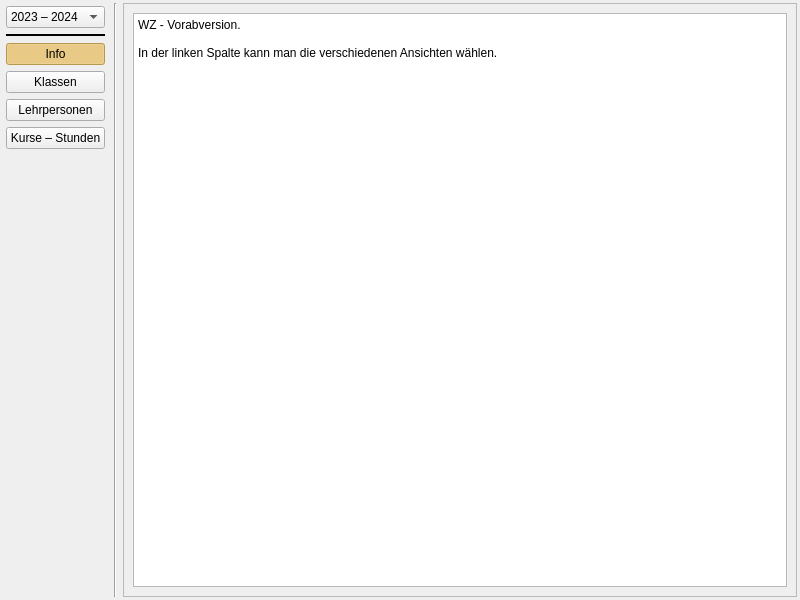
<?xml version="1.0" encoding="UTF-8"?>
<ui version="4.0">
 <class>WZ_main</class>
 <widget class="QWidget" name="WZ_main">
  <property name="geometry">
   <rect>
    <x>0</x>
    <y>0</y>
    <width>800</width>
    <height>600</height>
   </rect>
  </property>
  <property name="windowTitle">
   <string>WZ</string>
  </property>
  <layout class="QHBoxLayout" name="horizontalLayout">
   <property name="leftMargin">
    <number>3</number>
   </property>
   <property name="topMargin">
    <number>3</number>
   </property>
   <property name="rightMargin">
    <number>3</number>
   </property>
   <property name="bottomMargin">
    <number>3</number>
   </property>
   <item>
    <layout class="QVBoxLayout" name="verticalLayout_6">
     <item>
      <widget class="QFrame" name="frame">
       <property name="styleSheet">
        <string notr="true">QPushButton:checked {background-color: #ffd36b;}</string>
       </property>
       <property name="frameShape">
        <enum>QFrame::NoFrame</enum>
       </property>
       <property name="frameShadow">
        <enum>QFrame::Raised</enum>
       </property>
       <layout class="QVBoxLayout" name="verticalLayout">
        <property name="leftMargin">
         <number>3</number>
        </property>
        <property name="topMargin">
         <number>3</number>
        </property>
        <property name="rightMargin">
         <number>3</number>
        </property>
        <property name="bottomMargin">
         <number>3</number>
        </property>
        <item>
         <widget class="QComboBox" name="comboBox">
          <item>
           <property name="text">
            <string>2023 – 2024</string>
           </property>
          </item>
         </widget>
        </item>
        <item>
         <widget class="Line" name="line_2">
          <property name="frameShadow">
           <enum>QFrame::Plain</enum>
          </property>
          <property name="lineWidth">
           <number>2</number>
          </property>
          <property name="orientation">
           <enum>Qt::Horizontal</enum>
          </property>
         </widget>
        </item>
        <item>
         <widget class="QPushButton" name="ui_info">
          <property name="text">
           <string>Info</string>
          </property>
          <property name="checkable">
           <bool>true</bool>
          </property>
          <property name="checked">
           <bool>true</bool>
          </property>
          <attribute name="buttonGroup">
           <string notr="true">buttonGroup</string>
          </attribute>
         </widget>
        </item>
        <item>
         <widget class="QPushButton" name="ui_class_editor">
          <property name="text">
           <string>Klassen</string>
          </property>
          <property name="checkable">
           <bool>true</bool>
          </property>
          <property name="checked">
           <bool>false</bool>
          </property>
          <property name="autoExclusive">
           <bool>false</bool>
          </property>
          <attribute name="buttonGroup">
           <string notr="true">buttonGroup</string>
          </attribute>
         </widget>
        </item>
        <item>
         <widget class="QPushButton" name="ui_teacher_editor">
          <property name="text">
           <string>Lehrpersonen</string>
          </property>
          <property name="checkable">
           <bool>true</bool>
          </property>
          <property name="autoExclusive">
           <bool>false</bool>
          </property>
          <attribute name="buttonGroup">
           <string notr="true">buttonGroup</string>
          </attribute>
         </widget>
        </item>
        <item>
         <widget class="QPushButton" name="ui_course_editor">
          <property name="text">
           <string>Kurse – Stunden</string>
          </property>
          <property name="checkable">
           <bool>true</bool>
          </property>
          <property name="autoExclusive">
           <bool>false</bool>
          </property>
          <attribute name="buttonGroup">
           <string notr="true">buttonGroup</string>
          </attribute>
         </widget>
        </item>
       </layout>
      </widget>
     </item>
     <item>
      <spacer name="verticalSpacer">
       <property name="orientation">
        <enum>Qt::Vertical</enum>
       </property>
       <property name="sizeHint" stdset="0">
        <size>
         <width>20</width>
         <height>40</height>
        </size>
       </property>
      </spacer>
     </item>
    </layout>
   </item>
   <item>
    <widget class="Line" name="line">
     <property name="orientation">
      <enum>Qt::Vertical</enum>
     </property>
    </widget>
   </item>
   <item>
    <widget class="QStackedWidget" name="stackedWidget">
     <property name="frameShape">
      <enum>QFrame::StyledPanel</enum>
     </property>
     <property name="frameShadow">
      <enum>QFrame::Sunken</enum>
     </property>
     <property name="lineWidth">
      <number>3</number>
     </property>
     <property name="midLineWidth">
      <number>1</number>
     </property>
     <widget class="QWidget" name="page">
      <layout class="QVBoxLayout" name="verticalLayout_2">
       <item>
        <widget class="QTextEdit" name="textEdit">
         <property name="html">
          <string>&lt;!DOCTYPE HTML PUBLIC &quot;-//W3C//DTD HTML 4.0//EN&quot; &quot;http://www.w3.org/TR/REC-html40/strict.dtd&quot;&gt;
&lt;html&gt;&lt;head&gt;&lt;meta name=&quot;qrichtext&quot; content=&quot;1&quot; /&gt;&lt;meta charset=&quot;utf-8&quot; /&gt;&lt;style type=&quot;text/css&quot;&gt;
p, li { white-space: pre-wrap; }
hr { height: 1px; border-width: 0; }
li.unchecked::marker { content: &quot;\2610&quot;; }
li.checked::marker { content: &quot;\2612&quot;; }
&lt;/style&gt;&lt;/head&gt;&lt;body style=&quot; font-family:'Sans Serif'; font-size:9pt; font-weight:400; font-style:normal;&quot;&gt;
&lt;p style=&quot; margin-top:0px; margin-bottom:0px; margin-left:0px; margin-right:0px; -qt-block-indent:0; text-indent:0px;&quot;&gt;WZ - Vorabversion.&lt;/p&gt;
&lt;p style=&quot;-qt-paragraph-type:empty; margin-top:0px; margin-bottom:0px; margin-left:0px; margin-right:0px; -qt-block-indent:0; text-indent:0px;&quot;&gt;&lt;br /&gt;&lt;/p&gt;
&lt;p style=&quot; margin-top:0px; margin-bottom:0px; margin-left:0px; margin-right:0px; -qt-block-indent:0; text-indent:0px;&quot;&gt;In der linken Spalte kann man die verschiedenen Ansichten wählen.&lt;/p&gt;&lt;/body&gt;&lt;/html&gt;</string>
         </property>
         <property name="textInteractionFlags">
          <set>Qt::TextSelectableByKeyboard|Qt::TextSelectableByMouse</set>
         </property>
        </widget>
       </item>
      </layout>
     </widget>
    </widget>
   </item>
  </layout>
 </widget>
 <resources/>
 <connections/>
 <buttongroups>
  <buttongroup name="buttonGroup"/>
 </buttongroups>
</ui>
